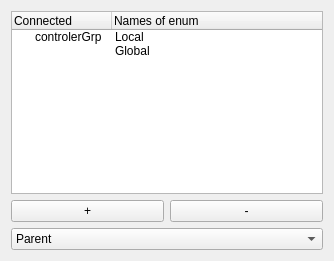
<?xml version="1.0" encoding="UTF-8"?>
<ui version="4.0">
    <class>Form</class>
    <widget class="QWidget" name="Form">
        <property name="geometry">
            <rect>
                <x>0</x>
                <y>0</y>
                <width>334</width>
                <height>261</height>
            </rect>
        </property>
        <property name="windowTitle">
            <string>Form</string>
        </property>
        <layout class="QVBoxLayout" name="verticalLayout">
            <item>
                <widget class="QTreeWidget" name="nameAttribut_treeWidget">
                    <property name="autoScrollMargin">
                        <number>16</number>
                    </property>
                    <column>
                        <property name="text">
                            <string>Connected</string>
                        </property>
                    </column>
                    <column>
                        <property name="text">
                            <string>Names of enum</string>
                        </property>
                    </column>
                    <item>
                        <property name="text">
                            <string>controlerGrp</string>
                        </property>
                        <property name="text">
                            <string>Local</string>
                        </property>
                        <property name="flags">
                            <set>ItemIsSelectable|ItemIsEditable|ItemIsDragEnabled|ItemIsUserCheckable|ItemIsEnabled
                            </set>
                        </property>
                    </item>
                    <item>
                        <property name="text">
                            <string/>
                        </property>
                        <property name="text">
                            <string>Global</string>
                        </property>
                        <property name="flags">
                            <set>ItemIsSelectable|ItemIsEditable|ItemIsDragEnabled|ItemIsUserCheckable|ItemIsEnabled
                            </set>
                        </property>
                    </item>
                </widget>
            </item>
            <item>
                <layout class="QHBoxLayout" name="horizontalLayout">
                    <item>
                        <widget class="QPushButton" name="addItem_btn">
                            <property name="text">
                                <string>+</string>
                            </property>
                        </widget>
                    </item>
                    <item>
                        <widget class="QPushButton" name="removeItem_btn">
                            <property name="text">
                                <string>-</string>
                            </property>
                        </widget>
                    </item>
                </layout>
            </item>
            <item>
                <widget class="QComboBox" name="typeSpace_qcb">
                    <property name="layoutDirection">
                        <enum>Qt::LeftToRight</enum>
                    </property>
                    <item>
                        <property name="text">
                            <string>Parent</string>
                        </property>
                    </item>
                    <item>
                        <property name="text">
                            <string>Point</string>
                        </property>
                    </item>
                    <item>
                        <property name="text">
                            <string>Orient</string>
                        </property>
                    </item>
                </widget>
            </item>
        </layout>
    </widget>
    <resources/>
    <connections/>
</ui>
